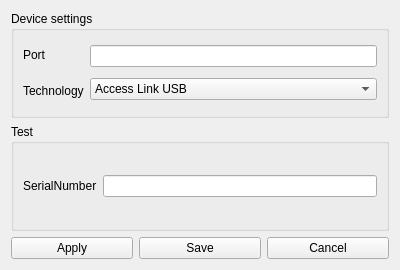
<ui version="4.0" >
 <class>Settings</class>
 <widget class="QWidget" name="Settings" >
  <property name="geometry" >
   <rect>
    <x>0</x>
    <y>0</y>
    <width>400</width>
    <height>270</height>
   </rect>
  </property>
  <property name="windowTitle" >
   <string>Form</string>
  </property>
  <layout class="QGridLayout" >
   <item row="0" column="0" >
    <widget class="QGroupBox" name="groupBox" >
     <property name="title" >
      <string>Device settings</string>
     </property>
     <layout class="QHBoxLayout" >
      <item>
       <layout class="QVBoxLayout" >
        <item>
         <widget class="QLabel" name="label" >
          <property name="text" >
           <string>Port</string>
          </property>
         </widget>
        </item>
        <item>
         <widget class="QLabel" name="label_2" >
          <property name="text" >
           <string>Technology</string>
          </property>
         </widget>
        </item>
       </layout>
      </item>
      <item>
       <layout class="QVBoxLayout" >
        <item>
         <widget class="QLineEdit" name="customPort" />
        </item>
        <item>
         <widget class="QComboBox" name="techComboBox" >
          <item>
           <property name="text" >
            <string>Access Link USB</string>
           </property>
          </item>
          <item>
           <property name="text" >
            <string>Access Link Serial</string>
           </property>
          </item>
         </widget>
        </item>
       </layout>
      </item>
     </layout>
    </widget>
   </item>
   <item row="1" column="0" >
    <widget class="QGroupBox" name="groupBox_2" >
     <property name="title" >
      <string>Test</string>
     </property>
     <layout class="QHBoxLayout" >
      <item>
       <widget class="QLabel" name="label_3" >
        <property name="text" >
         <string>SerialNumber</string>
        </property>
       </widget>
      </item>
      <item>
       <widget class="QLineEdit" name="lineEdit" />
      </item>
     </layout>
    </widget>
   </item>
   <item row="2" column="0" >
    <layout class="QHBoxLayout" >
     <item>
      <widget class="QPushButton" name="apply" >
       <property name="text" >
        <string>Apply</string>
       </property>
      </widget>
     </item>
     <item>
      <widget class="QPushButton" name="save" >
       <property name="text" >
        <string>Save</string>
       </property>
      </widget>
     </item>
     <item>
      <widget class="QPushButton" name="cancel" >
       <property name="text" >
        <string>Cancel</string>
       </property>
      </widget>
     </item>
    </layout>
   </item>
  </layout>
 </widget>
 <resources/>
 <connections>
  <connection>
   <sender>cancel</sender>
   <signal>clicked()</signal>
   <receiver>Settings</receiver>
   <slot>hide()</slot>
   <hints>
    <hint type="sourcelabel" >
     <x>329</x>
     <y>243</y>
    </hint>
    <hint type="destinationlabel" >
     <x>199</x>
     <y>134</y>
    </hint>
   </hints>
  </connection>
 </connections>
</ui>
